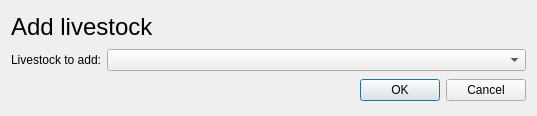
<?xml version="1.0" encoding="UTF-8"?>
<ui version="4.0">
 <class>addLivestock</class>
 <widget class="QDialog" name="addLivestock">
  <property name="geometry">
   <rect>
    <x>0</x>
    <y>0</y>
    <width>537</width>
    <height>116</height>
   </rect>
  </property>
  <property name="windowTitle">
   <string>Dialog</string>
  </property>
  <layout class="QVBoxLayout" name="verticalLayout">
   <item>
    <widget class="QLabel" name="label">
     <property name="sizePolicy">
      <sizepolicy hsizetype="Preferred" vsizetype="Maximum">
       <horstretch>0</horstretch>
       <verstretch>0</verstretch>
      </sizepolicy>
     </property>
     <property name="font">
      <font>
       <pointsize>18</pointsize>
      </font>
     </property>
     <property name="text">
      <string>Add livestock</string>
     </property>
    </widget>
   </item>
   <item>
    <layout class="QHBoxLayout" name="horizontalLayout">
     <item>
      <widget class="QLabel" name="label_2">
       <property name="sizePolicy">
        <sizepolicy hsizetype="Maximum" vsizetype="Maximum">
         <horstretch>0</horstretch>
         <verstretch>0</verstretch>
        </sizepolicy>
       </property>
       <property name="text">
        <string>Livestock to add:</string>
       </property>
      </widget>
     </item>
     <item>
      <widget class="QComboBox" name="cmb_livestock"/>
     </item>
    </layout>
   </item>
   <item>
    <widget class="QDialogButtonBox" name="buttonBox">
     <property name="orientation">
      <enum>Qt::Horizontal</enum>
     </property>
     <property name="standardButtons">
      <set>QDialogButtonBox::Cancel|QDialogButtonBox::Ok</set>
     </property>
    </widget>
   </item>
  </layout>
 </widget>
 <resources/>
 <connections>
  <connection>
   <sender>buttonBox</sender>
   <signal>accepted()</signal>
   <receiver>addLivestock</receiver>
   <slot>accept()</slot>
   <hints>
    <hint type="sourcelabel">
     <x>248</x>
     <y>254</y>
    </hint>
    <hint type="destinationlabel">
     <x>157</x>
     <y>274</y>
    </hint>
   </hints>
  </connection>
  <connection>
   <sender>buttonBox</sender>
   <signal>rejected()</signal>
   <receiver>addLivestock</receiver>
   <slot>reject()</slot>
   <hints>
    <hint type="sourcelabel">
     <x>316</x>
     <y>260</y>
    </hint>
    <hint type="destinationlabel">
     <x>286</x>
     <y>274</y>
    </hint>
   </hints>
  </connection>
 </connections>
</ui>
